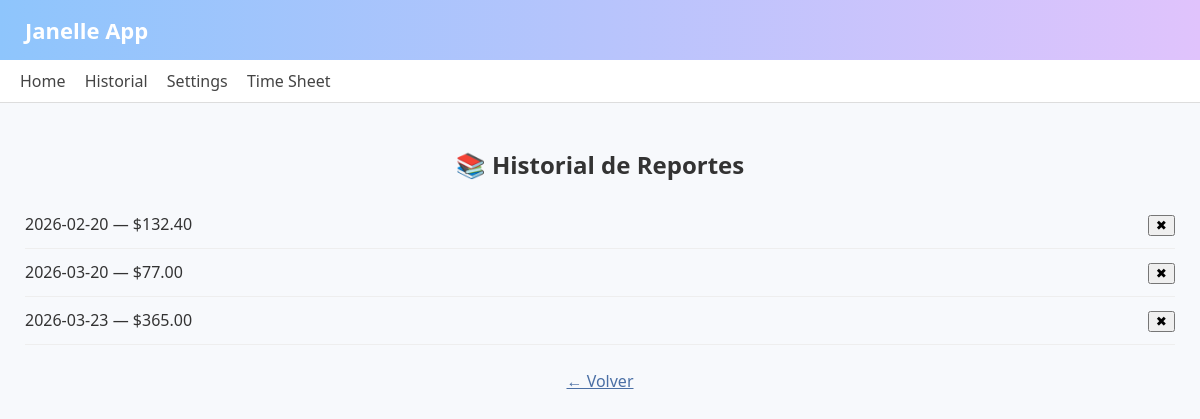
Page /historial on the earlier database version.
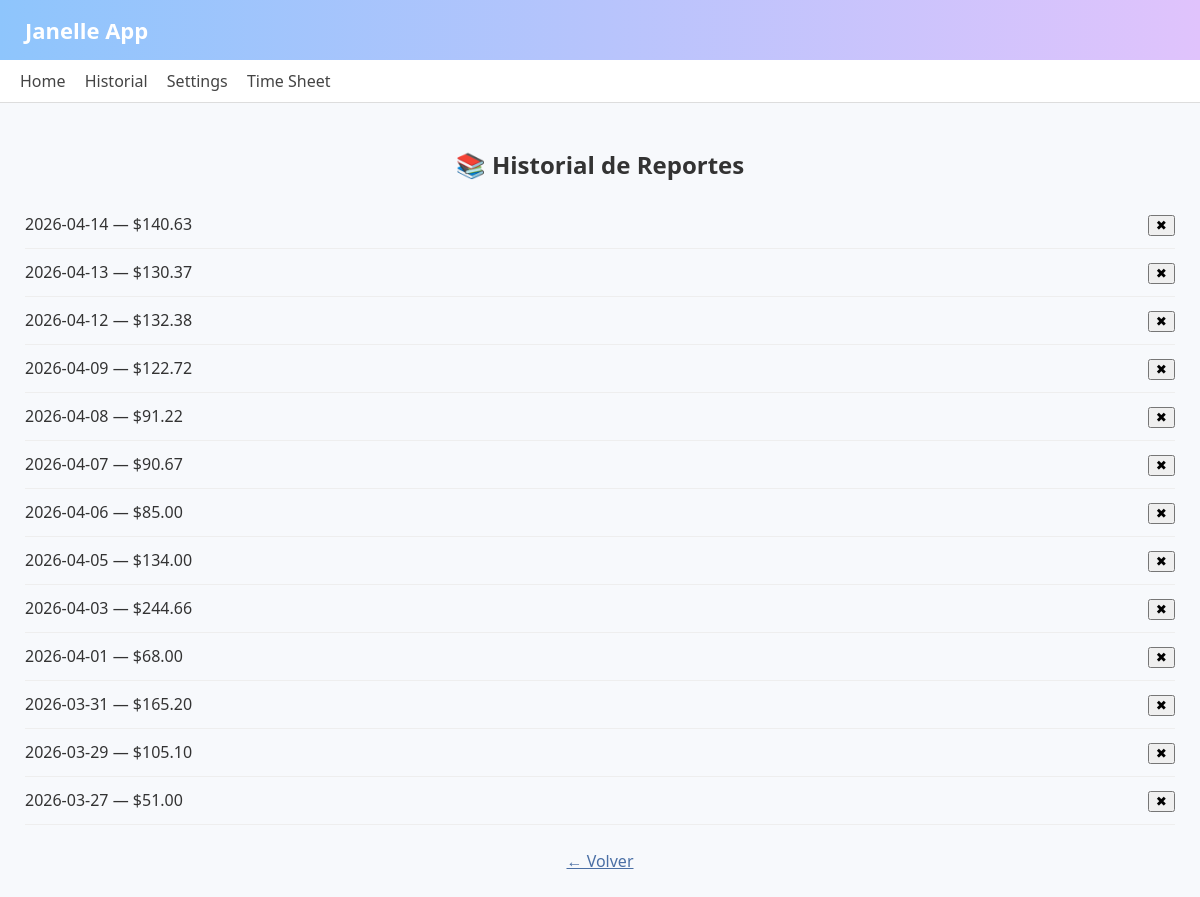
Same page on the later database version.
### tables this page shows
CREATE TABLE reportes (
            id INTEGER PRIMARY KEY AUTOINCREMENT,
            fecha TEXT,
            horas REAL,
            salario REAL,
            total_ventas REAL,
            total_comision REAL,
            total_ganado REAL,
            ventas_json TEXT
        , personas INTEGER DEFAULT 1, companero TEXT DEFAULT '');

### app.py (the view)
@app.route('/historial')
def historial():
    conn = sqlite3.connect("historial.db")
    c = conn.cursor()
    c.execute("SELECT id, fecha, total_ganado FROM reportes ORDER BY id DESC")
    datos = c.fetchall()
    conn.close()
    return render_template("historial.html", reportes=datos)

### templates/historial.html
{% extends "base.html" %}
{% block content %}
<div class="historial-container">
    <h2 style="text-align:center; margin-bottom:20px;">📚 Historial de Reportes</h2>
    {% if reportes %}
        <ul style="list-style:none; padding:0; margin:0;">
            {% for r in reportes %}
            <li style="
                display:flex;
                justify-content:space-between;
                align-items:center;
                padding:12px 0;
                border-bottom:1px solid #eee;
            ">
                <a href="/reporte/{{ r[0] }}" style="color:#333; text-decoration:none; font-size:16px;">
                    {{ r[1] }} — ${{ "%.2f"|format(r[2]) }}
                </a>
                <form action="/borrar/{{ r[0] }}" method="POST" style="margin:0;">
                    <button class="delete-btn" onclick="return confirm('¿Eliminar este reporte?')">✖</button>
                </form>
            </li>
            {% endfor %}
        </ul>
    {% else %}
        <p style="color:#555; font-size:18px; text-align:center; margin-top:40px;">
            Aún no hay reportes guardados.
        </p>
    {% endif %}
    <a href="/" class="back" style="display:block; margin-top:25px; text-align:center; color:#4a6fa5;">
        ← Volver
    </a>
</div>
{% endblock %}

Differences in the rows shown:
removed reportes: fecha "2026-02-20", total_ganado "132.40"
removed reportes: fecha "2026-03-20", total_ganado "77.00"
removed reportes: fecha "2026-03-23", total_ganado "365.00"
added reportes: fecha "2026-04-14", total_ganado "140.63"
added reportes: fecha "2026-04-13", total_ganado "130.37"
added reportes: fecha "2026-04-12", total_ganado "132.38"
added reportes: fecha "2026-04-09", total_ganado "122.72"
added reportes: fecha "2026-04-08", total_ganado "91.22"
added reportes: fecha "2026-04-07", total_ganado "90.67"
added reportes: fecha "2026-04-06", total_ganado "85.00"
added reportes: fecha "2026-04-05", total_ganado "134.00"
added reportes: fecha "2026-04-03", total_ganado "244.66"
added reportes: fecha "2026-04-01", total_ganado "68.00"
added reportes: fecha "2026-03-31", total_ganado "165.20"
added reportes: fecha "2026-03-29", total_ganado "105.10"
added reportes: fecha "2026-03-27", total_ganado "51.00"
